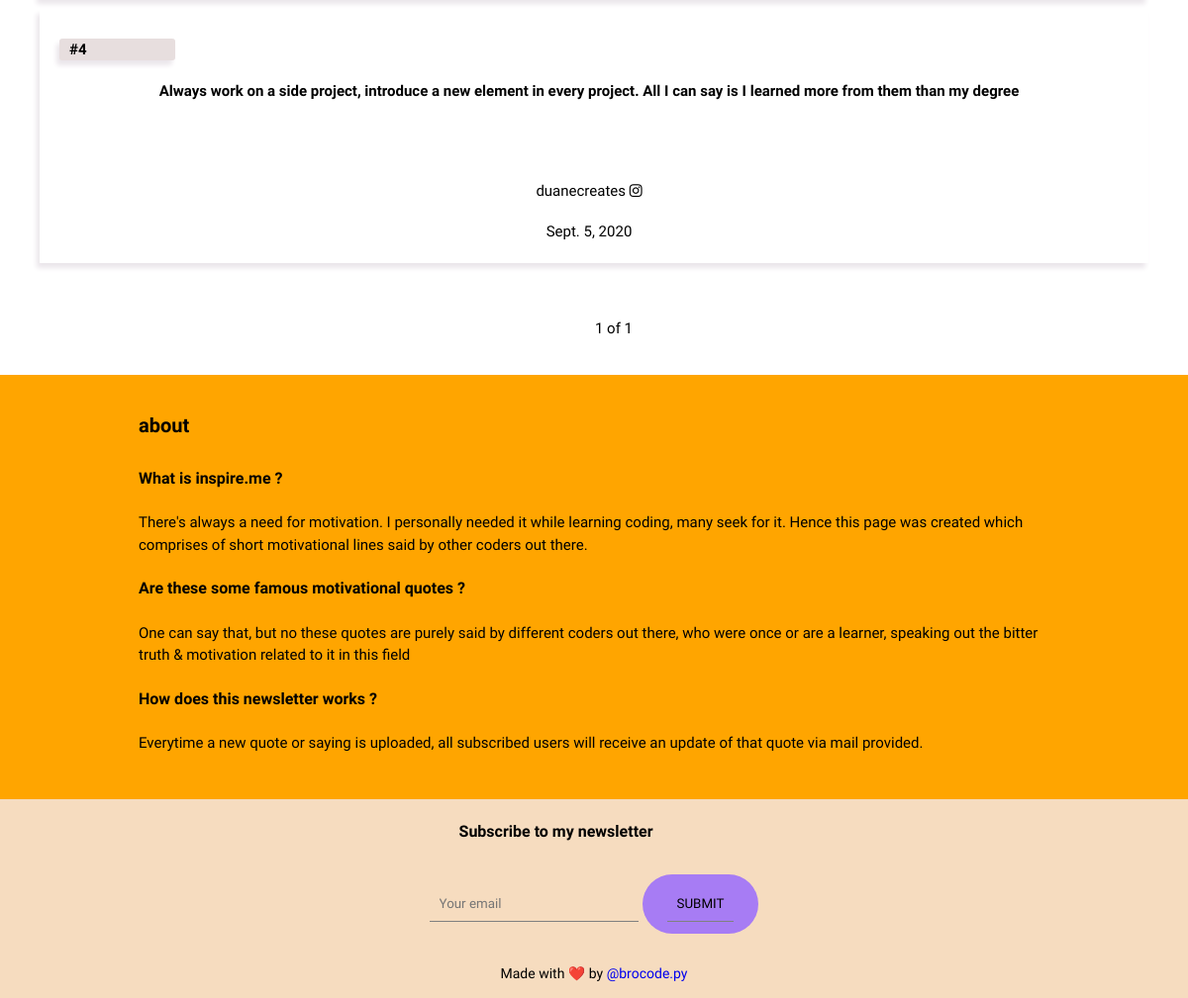
Before: / (lower part) with the older database file.
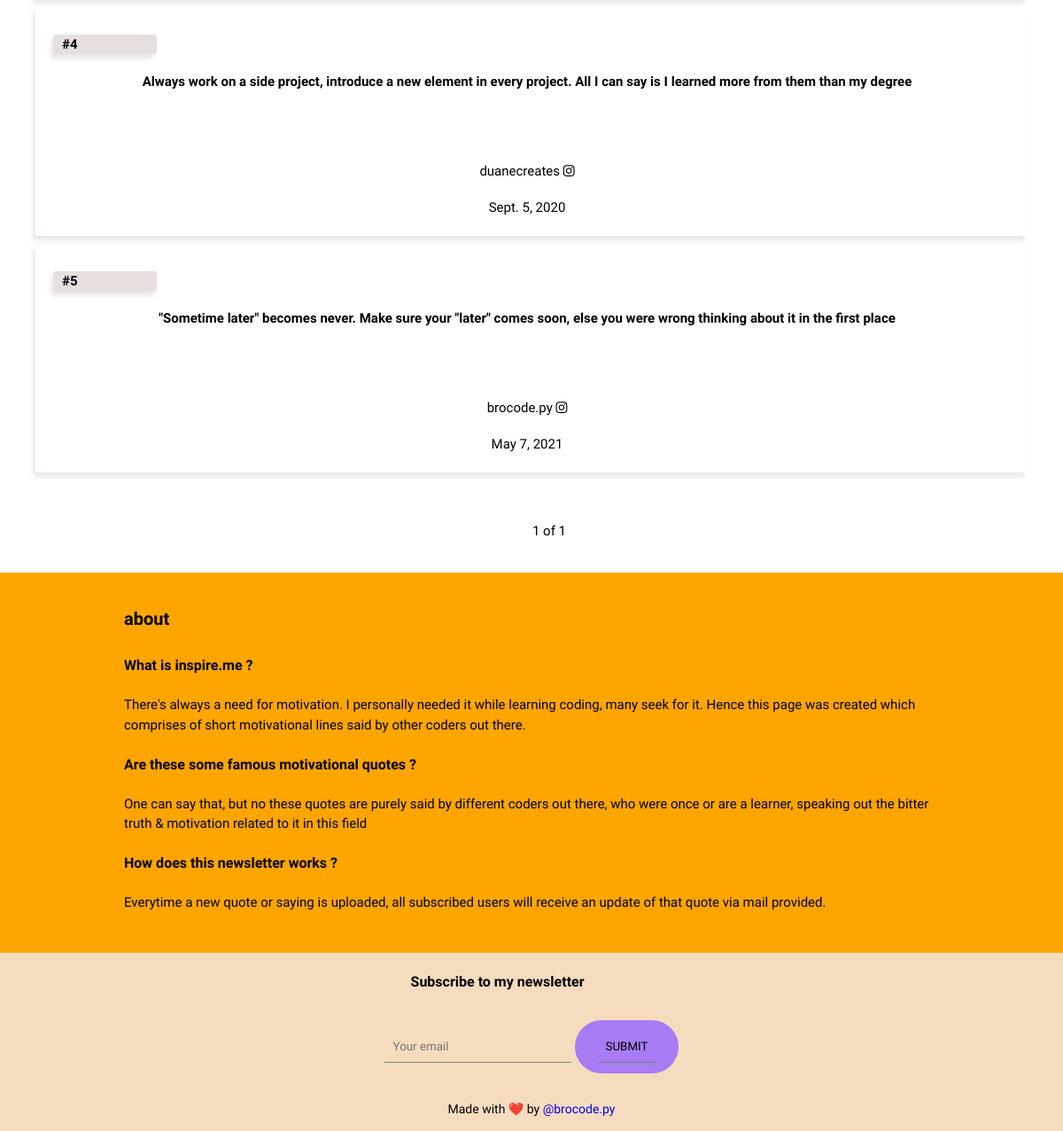
After: the same page with the newer database file.
### main/models.py (models this page shows, shortened)
class Card(models.Model):
    index_no = models.CharField(max_length=10)
    content = models.TextField()
    said_by = models.CharField(max_length=50)
    insta_link = models.CharField(max_length=100, default="")
    likes = models.IntegerField(default=0, blank=True, null=True)
    date_created = models.DateField(auto_now_add=True)

### main/views.py (the view)
# urls.py: path('', views.index, name="home"),
@cache_page(60*60)
def index(request):
    quotes = Card.objects.all()
    paginator = Paginator(quotes, 6)
    page_number = request.GET.get('page', 1)
    page_obj = paginator.get_page(page_number)
    context = {'page_obj': page_obj}
    return render(request, 'motivation.html', context)

### templates/motivation.html (shortened to what this page needs)
<!DOCTYPE html>
{% load static %}
<html>
<head>
    <link rel="stylesheet" href="https://cdnjs.cloudflare.com/ajax/libs/font-awesome/4.7.0/css/font-awesome.min.css">
    <link rel="stylesheet" type="text/css" href="{% static 'default.css' %}">
</head>
<body>
    <section class="s2">
        <div class="card-container">
            <div class="card-wrapper">
                {% for quote in page_obj %}
                    <div class="motivation-item">
                        <div class="quote-no">
                            <h4>#{{quote.index_no}}</h4>
                        </div>
                        <div class="motivation-item-wrap">
                            <h4 class="quote">{{quote.content}}</h4>
                        </div>
                        <div class="other-info">
                            <div class="author">
                                <span>{{quote.said_by}}</span>
                                <a target="_blank" id="insta" class="fa fa-instagram" href={{quote.insta_link}}></a>
                            </div>
                            <span class="resource-date">{{quote.date_created}}</span>
                        </div>
                    </div>
                {% endfor %}
            </div>
        </div>
    </section>
    <section class="s6">
        <div class="main-container">
            <div class="pagination-block">
                <ul id="number">
                    <span class="current">
                        {{ page_obj.number }} of {{ page_obj.paginator.num_pages }}
                    </span>
                </ul>
            </div>
        </div>
    </section>
    <section class="s3">
        <div class="main-container">
            <div class="about-section">
                <h4 class="header" id="about-sec">about</h4>
                <h4 class="faq-question">What is inspire.me ?</h4>
                <p class="faq-answer">There's always a need for motivation. I personally needed it while learning coding, many seek for it. Hence this page was created which comprises of short motivational lines said by other coders out there. </p>
                <h4 class="faq-question">Are these some famous motivational quotes ? </h4>
                <p class="faq-answer">One can say that, but no these quotes are purely said by different coders out there, who were once or are a learner, speaking out the bitter truth & motivation related to it in this field </p>
                <h4 class="faq-question">How does this newsletter works ? </h4>
                <p class="faq-answer">Everytime a new quote or saying is uploaded, all subscribed users will receive an update of that quote via mail provided. </p>
            </div>
        </div>
    </section>
    <section class="s7">
        <div class="mail-wrapper">
            <form action="{% url 'main:add-email' %}" method="POST" class="sub-form" id="email-form">
                <div class="subscribe-wrapper">
                    <h4>Subscribe to my newsletter</h4>
                    <input type="email" id="email-field" name="email" class="subscribe-input" placeholder="Your email" required >
                    <div class="submit-btn">
                        <input type="submit" value="SUBMIT" class="submit-click">
                    </div>
                </div>
            </form>
        </div>
    </section>
    <section class="s4">
        <div class="footer">
            <p class="footer-content">Made with ❤️ by <a target="_blank" href="https://www.instagram.com/brocode.py/">@brocode.py</a></p>
        </div>
    </section>
</body>

Changed rows visible on the page:
added Card: index_no "5", content "\"Sometime later\" becomes never. Make sure your \"later\" comes soon, else you were wrong thinking about it in the first place", said_by "brocode.py", date_created "May 7, 2021"
